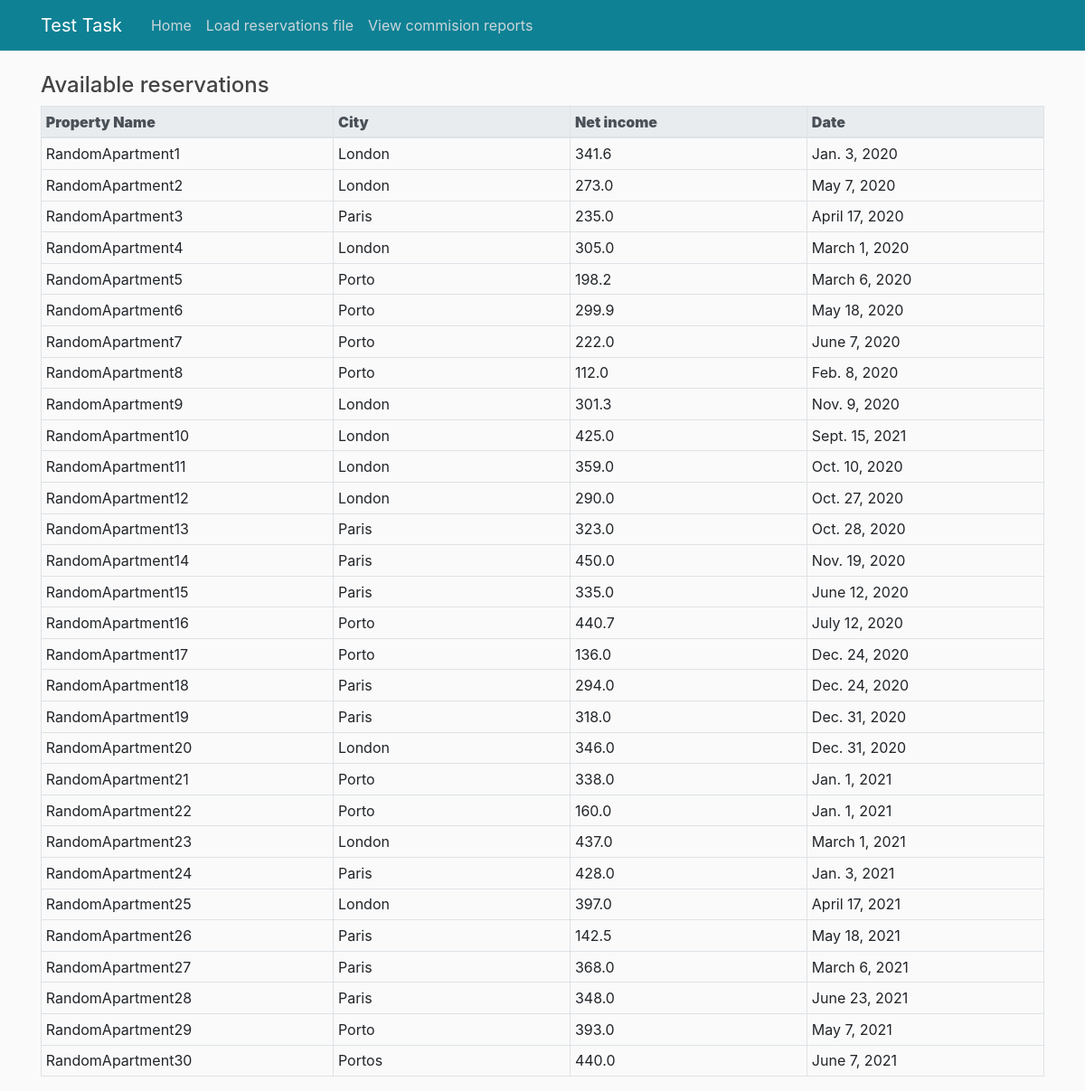
The page / on the database its author committed.
### commision_calculator/models.py (models this page shows, shortened)
class Reservations(models.Model):
    class Meta:
        verbose_name_plural = "Reservations"
    property_name = models.CharField(max_length=40)
    city = models.CharField(max_length=25)
    net_income = models.FloatField()
    date = models.DateField(null=True)

### commision_calculator/views.py (the view)
# urls.py: path('', views.index, name='index'),
def index(request):
    context = {'reservations': Reservations.objects.all()}
    return render(request, 'commision_calculator/home.html', context)

### commision_calculator/templates/commision_calculator/home.html
{% extends "commision_calculator/_base.html" %}
{% block content %}
{% if reservations %}
    <h4>Available reservations</h4>
    <table class="table table-hover table-sm table-bordered">
        <thead class="thead-light">
            <tr scope="row">
                <th scope="col" style="width:10%"><b>Property Name</b></th>
                <th scope="col" style="width:10%"><b>City</b></th>
                <th scope="col" style="width:10%"><b>Net income</b></th>
                <th scope="col" style="width:10%"><b>Date</b></th>
            </tr>
        </thead>
        <tbody>
            {% for item in reservations %}
                <tr scope="row">
                    <td>{{ item.property_name }}</td>
                    <td>{{ item.city }}</td>
                    <td>{{ item.net_income }}</td>
                    <td>{{ item.date }}</td>
                </tr>
            {% endfor %}
        </tbody>
    </table>
{% else %}
<h3>No reservations have been uploaded to the platform. If you wish to upload a CSV file, proceed to the <a href="{% url 'upload_csv' %}">upload page.</a></h3>
{% endif %}
{% endblock content %}

### commision_calculator/templates/commision_calculator/_base.html (shortened to what this page needs)
{% load static %}
<!DOCTYPE html>
<html>
<head>
    <link rel="stylesheet" href="https://stackpath.bootstrapcdn.com/bootstrap/4.4.1/css/bootstrap.min.css">
    <link rel="stylesheet" type="text/css" href="{% static 'commision_calculator/main.css' %}">
</head>
<body>
    <header class="site-header">
        <nav class="navbar navbar-expand-md navbar-dark bg-gr fixed-top">
          <div class="container">
            <a class="navbar-brand mr-4" href="/">Test Task</a>
            <div class="collapse navbar-collapse" id="navbarToggle">
              <div class="navbar-nav mr-auto">
                <a class="nav-item nav-link" href="{% url 'index' %}">Home</a>
                <a class="nav-item nav-link" href="{% url 'upload_csv' %}">Load reservations file</a>
                <a class="nav-item nav-link" href="{% url 'reports' %}">View commision reports</a>
              </div>
            </div>
          </div>
        </nav>
    </header>
    <main role="main" class="container">
        <div class="row">
          <div class="col-md-12">
            {% block content %}{% endblock %}
          </div>
        </div>
    </main>
  </body>
</html>

### commision_calculator/static/commision_calculator/main.css (style rules this page uses)
body { background: #fafafa; color: #333333; margin-top: 5rem; }
h1, h2, h3, h4, h5, h6 { color: #444444; }
.bg-gr { background-color: #0E8194; }
.site-header .navbar-nav .nav-link { color: #cbd5db; }
a { color: #17a2b8; }

### rows shown on the page
Reservations: property_name "RandomApartment1", city "London", net_income "341.6", date "Jan. 3, 2020"
Reservations: property_name "RandomApartment2", city "London", net_income "273.0", date "May 7, 2020"
Reservations: property_name "RandomApartment3", city "Paris", net_income "235.0", date "April 17, 2020"
Reservations: property_name "RandomApartment4", city "London", net_income "305.0", date "March 1, 2020"
Reservations: property_name "RandomApartment5", city "Porto", net_income "198.2", date "March 6, 2020"
Reservations: property_name "RandomApartment6", city "Porto", net_income "299.9", date "May 18, 2020"
Reservations: property_name "RandomApartment7", city "Porto", net_income "222.0", date "June 7, 2020"
Reservations: property_name "RandomApartment8", city "Porto", net_income "112.0", date "Feb. 8, 2020"
Reservations: property_name "RandomApartment9", city "London", net_income "301.3", date "Nov. 9, 2020"
Reservations: property_name "RandomApartment10", city "London", net_income "425.0", date "Sept. 15, 2021"
Reservations: property_name "RandomApartment11", city "London", net_income "359.0", date "Oct. 10, 2020"
Reservations: property_name "RandomApartment12", city "London", net_income "290.0", date "Oct. 27, 2020"
Reservations: property_name "RandomApartment13", city "Paris", net_income "323.0", date "Oct. 28, 2020"
Reservations: property_name "RandomApartment14", city "Paris", net_income "450.0", date "Nov. 19, 2020"
Reservations: property_name "RandomApartment15", city "Paris", net_income "335.0", date "June 12, 2020"
Reservations: property_name "RandomApartment16", city "Porto", net_income "440.7", date "July 12, 2020"
Reservations: property_name "RandomApartment17", city "Porto", net_income "136.0", date "Dec. 24, 2020"
Reservations: property_name "RandomApartment18", city "Paris", net_income "294.0", date "Dec. 24, 2020"
Reservations: property_name "RandomApartment19", city "Paris", net_income "318.0", date "Dec. 31, 2020"
Reservations: property_name "RandomApartment20", city "London", net_income "346.0", date "Dec. 31, 2020"
Reservations: property_name "RandomApartment21", city "Porto", net_income "338.0", date "Jan. 1, 2021"
Reservations: property_name "RandomApartment22", city "Porto", net_income "160.0", date "Jan. 1, 2021"
Reservations: property_name "RandomApartment23", city "London", net_income "437.0", date "March 1, 2021"
Reservations: property_name "RandomApartment24", city "Paris", net_income "428.0", date "Jan. 3, 2021"
Reservations: property_name "RandomApartment25", city "London", net_income "397.0", date "April 17, 2021"
Reservations: property_name "RandomApartment26", city "Paris", net_income "142.5", date "May 18, 2021"
Reservations: property_name "RandomApartment27", city "Paris", net_income "368.0", date "March 6, 2021"
Reservations: property_name "RandomApartment28", city "Paris", net_income "348.0", date "June 23, 2021"
Reservations: property_name "RandomApartment29", city "Porto", net_income "393.0", date "May 7, 2021"
Reservations: property_name "RandomApartment30", city "Portos", net_income "440.0", date "June 7, 2021"
